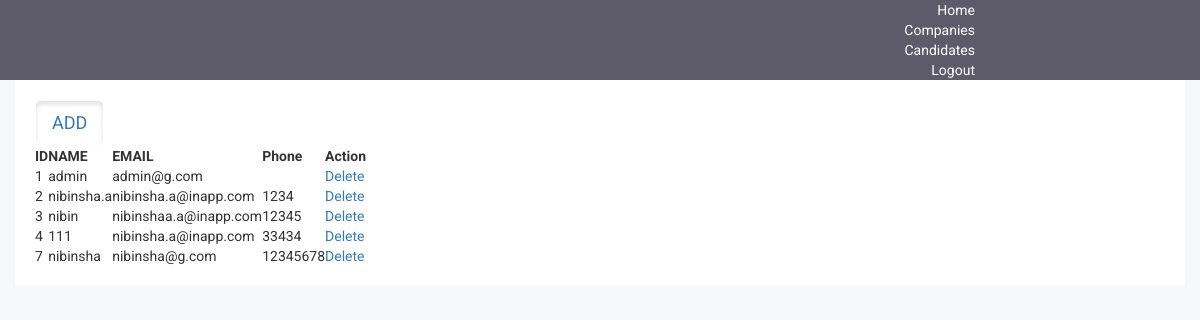
Page /subuser_list/ on the committed database.
### app/models.py (models this page shows)
class UserProfile(AbstractUser):
    phone = models.CharField(max_length=20, unique=True)

### app/views.py (the view)
# urls.py: path('subuser_list/', SubuserList.as_view(), name="subuser_list"),
class SubuserList(ListView):
    template_name = 'app/subuser_list.html'
    success_url = 'subuser_list'
    model = UserProfile

### app/templates/app/subuser_list.html (shortened to what this page needs)
{% extends "base.html" %}
{% load static %}
        {% block body_block %}
        <div class="data-table-area mg-b-15">
            <div class="container-fluid">
                <div class="row">
                    <div class="col-lg-12 col-md-12 col-sm-12 col-xs-12">
                        <div class="sparkline13-list">
                            <div class="sparkline13-graph">
                                         <a href={% url 'subuser_save' %} class="btn btn-secondary btn-lg active" role="button">ADD</a>
                                    <table id="table" data-toggle="table" data-pagination="true" data-search="true" data-show-columns="true" data-show-pagination-switch="true" data-show-refresh="true" data-key-events="true" data-show-toggle="true" data-resizable="true" data-cookie="true"
                                        data-cookie-id-table="saveId" data-show-export="true" data-click-to-select="true" data-toolbar="#toolbar">
                                        <thead>
                                            <tr>
                                                <th data-field="id">ID</th>
                                                <th data-field="name" data-editable="true">NAME</th>
                                                <th data-field="email" data-editable="true">EMAIL</th>
                                                <th data-field="phone" data-editable="true">Phone</th>
                                                <th data-field="action">Action</th>
                                            </tr>
                                        </thead>
                                        <tbody>
                                            {% for i in object_list %}
                                                <tr>
                                                <td>{{ i.id }}</td>
                                                <td>{{ i.username }}</td>
                                                <td>{{ i.email }}</td>
                                                <td>{{ i.phone }}</td>
                                                <td class="datatable-ct"> <a href={% url 'subuser_delete' subuser_id=i.id %}> Delete </a>
                                                </td>
                                            </tr>
                                            {% endfor%}
                                        </tbody>
                                    </table>
                                </div>
                            </div>
                        </div>
                    </div>
                </div>
            </div>
        {% endblock %}

### app/templates/base.html (shortened to what this page needs)
{% load static %}
<!doctype html>
<html class="no-js" lang="en">
<head>
    <link rel="stylesheet" href="{% static 'fonts%2c_icomoon%2c_style.css%2bcss%2c_owl.carousel.min.css%2bcss%2c_bootstrap.min.css%2bcss%2c_style.css.pagespeed.cc.Jcrdn8Z8hj.css' %}" />
    <link rel="stylesheet" href="{% static 'css/bootstrap.min.css' %}">
    <link rel="stylesheet" href="{% static 'css/font-awesome.min.css' %}">
    <link rel="stylesheet" href="{% static 'css/owl.carousel.css' %}">
    <link rel="stylesheet" href="{% static 'css/owl.theme.css' %}">
    <link rel="stylesheet" href="{% static 'css/owl.transitions.css' %}">
    <link rel="stylesheet" href="{% static 'css/animate.css' %}">
    <link rel="stylesheet" href="{% static 'css/normalize.css' %}">
    <link rel="stylesheet" href="{% static 'css/meanmenu.min.css' %}">
    <link rel="stylesheet" href="{% static 'css/main.css' %}">
    <link rel="stylesheet" href="{% static 'css/educate-custon-icon.css' %}">
    <link rel="stylesheet" href="{% static 'css/morrisjs/morris.css' %}">
    <link rel="stylesheet" href="{% static 'css/scrollbar/jquery.mCustomScrollbar.min.css' %}">
    <link rel="stylesheet" href="{% static 'css/metisMenu/metisMenu.min.css' %}">
    <link rel="stylesheet" href="{% static 'css/metisMenu/metisMenu-vertical.css' %}">
    <link rel="stylesheet" href="{% static 'css/calendar/fullcalendar.min.css' %}">
    <link rel="stylesheet" href="{% static 'css/calendar/fullcalendar.print.min.css' %}">
    <link rel="stylesheet" href="{% static 'css/editor/select2.css' %}">
    <link rel="stylesheet" href="{% static 'css/editor/datetimepicker.css' %}">
    <link rel="stylesheet" href="{% static 'css/editor/bootstrap-editable.css' %}">
    <link rel="stylesheet" href="{% static 'css/editor/x-editor-style.css' %}">
    <link rel="stylesheet" href="{% static 'css/data-table/bootstrap-table.css' %}">
    <link rel="stylesheet" href="{% static 'css/data-table/bootstrap-editable.css' %}">
    <link rel="stylesheet" href="{% static 'style.css' %}">
    <link rel="stylesheet" href="{% static 'css/responsive.css' %}">
</head>
<body>
    <header class="site-navbar js-sticky-header site-navbar-target" role="banner" style = "position: relative; background: #5d5b6a;">
        <div class="container">
        <div class="row align-items-center">
        <div class="col-12 col-md-10 d-none d-xl-block">
        <nav class="site-navigation position-relative text-right" role="navigation">
        <ul class="site-menu main-menu js-clone-nav mr-auto d-none d-lg-block">
        <li><a style="color:white;" href="/home" class="nav-link">Home</a></li>
        <li><a style="color:white;" href="/company_list" class="nav-link">Companies</a></li>
        <li><a style="color:white;" href="/candidate_list" class="nav-link">Candidates</a></li>
        <li><a style="color:white;" href="/logout" class="nav-link">Logout</a></li>
        </ul>
        </nav>
        </div>
        </div>
        </div>
        </header>
{% block body_block %}
{% endblock %}
</body>
</html>

### static/css/main.css (style rules this page uses)
html { color: #222; font-size: 1em; line-height: 1.4; }

### rows in the picture
UserProfile: id "1", username "admin", email "admin@g.com"
UserProfile: id "2", username "nibinsha.a", email "nibinsha.a@inapp.com", phone "1234"
UserProfile: id "3", username "nibin", email "nibinshaa.a@inapp.com", phone "12345"
UserProfile: id "4", username "111", email "nibinsha.a@inapp.com", phone "33434"
UserProfile: id "7", username "nibinsha", email "nibinsha@g.com", phone "12345678"
